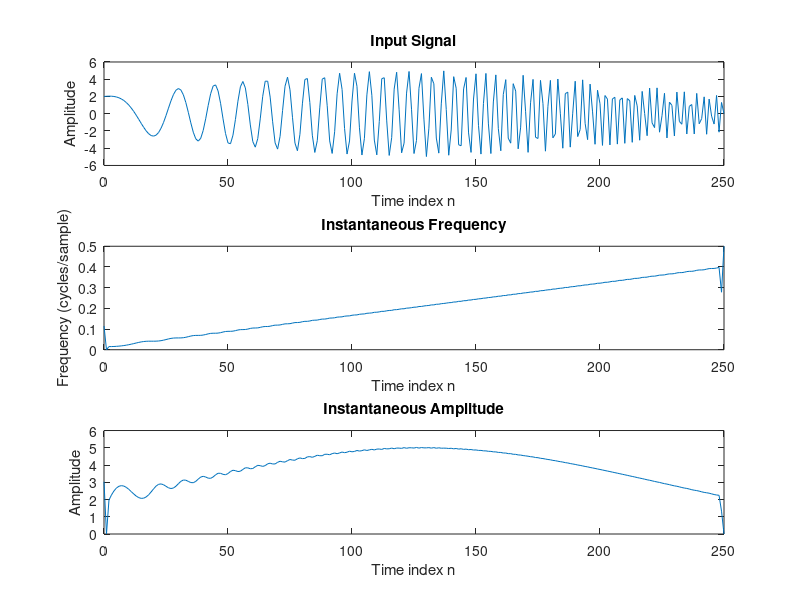

MATLAB code for this plot:
% Program P2_2 - modified for DESA-1 algorithm
% Generate a sinusoidal input signal
clf;
clear;
n = 0:250;
Amax = 5.0;
TwoSigSq = 17881;
AM = Amax*exp(-(n - 128).^2 / TwoSigSq);
alpha = 2*pi*0.00078;
beta = 2*pi*0.01;
phi = alpha*n.^2 + beta*n;
x = AM.*cos(phi);
x0 = [0 x 0]; % x0[n] = x[n] zero padded

y = [0 x 0] - [0 0 x]; % y[n] = x[n] - x[n-1]
z = [x 0 0] - [0 x 0]; % z[n] = y[n+1] = x[n+1] - x[n]

% TK[x[n]]
x1 = [x0 0 0];		% x1[n] = x[n+1] 
x2 = [0 x0 0];		% x2[n] = x[n]
x3 = [0 0 x0];		% x3[n] = x[n-1]
psix = x2.*x2-x1.*x3;  % psi[n] = x[n]^2 - x[n+1]x[n-1]

% TK[y[n]]
y1 = [y 0 0]; % y1[n] = y[n+1]
y2 = [0 y 0]; % y2[n] = y[n]
y3 = [0 0 y]; % y3[n] = y[n-1]
psiy = y2.*y2 - y1.*y3; % TK operator

% TK[z[n]]
z1 = [z 0 0]; % z1[n] = z[n+1]
z2 = [0 z 0]; % z2[n] = z[n]
z3 = [0 0 z]; % z3[n] = z[n-1]
psiz = z2.*z2 - z1.*z3; % TK operator

% reshape arrays
psix = psix(3:253);
psiy = psiy(3:253);
psiz = psiz(3:253);

% Calculate instantaneous frequency
arg = 1 - (psiy + psiz)./(4 * psix);
IF = acos(arg) / (2 * pi);

% Calculate instantaneous amplitude
IA = sqrt(psix ./ (1 - (arg.*arg)));

% Plot the input and output signals
subplot(3,1,1)
plot(n, x)
xlabel('Time index n');ylabel('Amplitude');
title('Input Signal')
subplot(3,1,2)
plot(n, IF)
xlabel('Time index n');ylabel('Frequency (cycles/sample)');
title('Instantaneous Frequency')
subplot(3,1,3)
plot(n, IA)
xlabel('Time index n');ylabel('Amplitude');
title('Instantaneous Amplitude');
